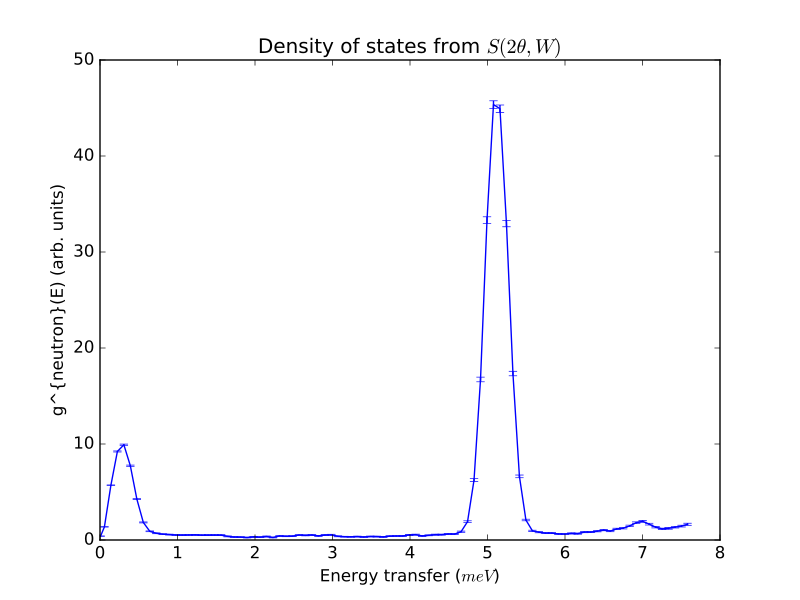

Write Python code to recreate this figure.
from mantid import mtd
from mantid.simpleapi import *
import matplotlib.pyplot as plt

ws = DirectILLCollectData('ILL/IN4/087294.nxs')
DirectILLReduction(ws, OutputWorkspace='sqw', OutputSofThetaEnergyWorkspace='stw')
temperature = ws.run().getProperty('sample.temperature').value
dos = ComputeIncoherentDOS('stw',  Temperature=temperature, EnergyBinning='0, Emax')

fig, axis = plt.subplots(subplot_kw={'projection':'mantid'})
axis.errorbar(dos)
axis.set_title('Density of states from $S(2\\theta,W)$')
# Uncomment the line below to show the plot.
#fig.show()
mtd.clear()
